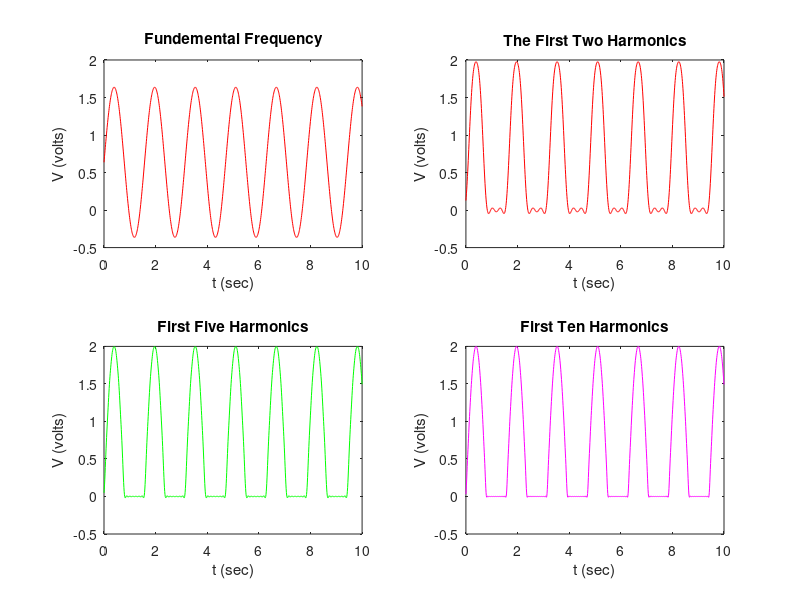

This chart was generated by the following MATLAB code:
%% EE 225 Lab 4

%% Pre-Lab

% Y = 3 + 5*j;
% 
% abs(Y)
% angle(Y)

%----------------------------------

% xx = [ones(1,4),[2:2:11],zeros(1,3)]
% xx(3:7)
% length(xx)
% xx(2:2:length(xx))
% 
% xx(3,7) = pi*(1:5)


%% Fourier Series
clear all
format SHORT

No = 32;
To = pi;
n = linspace(0,pi,No);
x = exp(-n/2);

X_f = fft(x,No);
X_f = [conj(X_f(No:-1:2)),X_f];
X_fmag = abs(X_f);
X_fangle = angle(X_f);
k = -No/2+1:No/2-1;

subplot(211)
stem(k,X_fmag(No/2+1:length(X_f)-No/2))
title('Magnitude')

subplot(212)
stem(k,X_fangle(No/2+1:length(X_f)-No/2))
title('Phase')

%% Fourier Transform

%% Part I

clear all
format short

N_pnts = 100; % t goes from -5 to 5

t0 = linspace(-5,(-1-1/10),N_pnts/2.5);
t1 = linspace(-1,0,11);
t2 = linspace((0+1/10),1,N_pnts/10);
t3 = linspace((1+1/10),5,N_pnts/2.5);
t = linspace(-5,5,101);

x_1 = [0*t0 (t1+1) 1 1 1 1 1 1 1 1 1 1 0*t3];

subplot(311)
plot(t,x_1)
title('Piecewise Linear Function')
xlabel('-5 \leq t \leq 5')
ylabel('Amplitude')

X1 = fft(x_1);
X1 = fftshift(X1);
X1mag = abs(X1);
X1mag = X1mag/max(X1mag); %Normalization
X1angle = angle(X1);
X1angle = X1angle/max(X1angle);
F1 = [-length(X1)/2:(length(X1)/2)-1]*100/length(X1);

subplot(312)
plot(F1,X1mag)
xlabel('f (Hz)')
ylabel('Amplitude')

subplot(313)
plot(F1,X1angle)
title('Phase')
xlabel('f (Hz)')
ylabel('Angle')

%% Part II

clear all
format short

N_pnts = 100; % t goes from -5 to 5

t0 = linspace(-5,(0-1/10),N_pnts/2);
t1 = linspace(0,1,N_pnts/10);
t2 = linspace(1,2,N_pnts/10);
t3 = linspace((2+1/10),5,N_pnts/(10/3));
t = linspace(-5,5,100);

x_2 = [0*t0 (t1) 1 1 1 1 1 1 1 1 1 1 0*t3];

subplot(311)
plot(t,x_2)
title('Piecewise Linear Function')
xlabel('-5 \leq t \leq 5')
ylabel('Amplitude')

X2 = fft(x_2);
X2 = fftshift(X2);
X2mag = abs(X2);
X2mag = X2mag/max(X2mag); %Normalization
X2angle = angle(X2);
X2angle = X2angle/max(X2angle);
F2 = [-length(X2)/2:(length(X2)/2)-1]*100/length(X2);

subplot(312)
plot(F2,X2mag)
xlabel('f (Hz)')
ylabel('Amplitude')

subplot(313)
plot(F2,X2angle)
title('Phase')
xlabel('f (Hz)')
ylabel('Angle')

%% Part III

clear all
format short

N_pnts = 100; % t goes from -5 to 5

t0 = linspace(-5,(-3-1/10),N_pnts/5);
t1 = linspace(-3,3,N_pnts/(5/3));
t2 = linspace(3+1/10,5,N_pnts/5);
t = linspace(-5,5,100);


x_3 = [0*t0 ones(1,60) 0*t2];

subplot(311)
plot(t,x_3)
title('Piecewise Linear Function')
xlabel('-5 \leq t \leq 5')
ylabel('Amplitude')

X3 = fft(x_3);
X3 = fftshift(X3);
X3mag = abs(X3);
X3mag = X3mag/max(X3mag); %Normalization
X3angle = angle(X3);
X3angle = X3angle/max(X3angle);
F3 = [-length(X3)/2:(length(X3)/2)-1]*100/length(X3);

subplot(312)
plot(F3,X3mag)
xlabel('f (Hz)')
ylabel('Amplitude')

subplot(313)
plot(F3,X3angle)
title('Phase')
xlabel('f (Hz)')
ylabel('Angle')


%% Part IV
clear all
format short

N_pnts = 100; % t goes from -5 to 5

t0 = linspace(-5,(-1-1/10),N_pnts/2.5);
t1 = linspace(-1,1,N_pnts/5);
t2 = linspace(1+1/10,5,N_pnts/2.5);
t = linspace(-5,5,100);


x_4 = [0*t0 ones(1,20) 0*t2];

subplot(311)
plot(t,x_4)
title('Piecewise Linear Function')
xlabel('-5 \leq t \leq 5')
ylabel('Amplitude')

X4 = fft(x_4);
X4 = fftshift(X4);
X4mag = abs(X4);
X4mag = X4mag/max(X4mag); %Normalization
X4angle = angle(X4);
X4angle = X4angle/max(X4angle);
F4 = [-length(X4)/2:(length(X4)/2)-1]*100/length(X4);

subplot(312)
plot(F4,X4mag)
xlabel('f (Hz)')
ylabel('Amplitude')

subplot(313)
plot(F4,X4angle)
title('Phase')
xlabel('f (Hz)')
ylabel('Angle')

%% Circuit Anlaysis

%% Sawtooth Wave
clear all
format SHORTE
t = linspace(0,10,100);
sin_val = sin(t);
yDC = 0.5 + sin(t)/pi;
yh = zeros(10,100);
yh(1,:) = yDC;

for k=2:10
    yh(k,:) = sin(k*t)/(k*pi);
end

%The Fundemental Frequency
subplot(221)
plot(t,yDC,'b')
title('First Harmonic')
xlabel('t (sec)')
ylabel('V (volts)')
grid on

%The first two harmonics

y2 = yDC + yh(2,:);

subplot(222)
plot(t,y2,'r')
title('First Two Harmonics')
xlabel('t (sec)')
ylabel('V (volts)')
grid on

%The first five harmonics
y5 = yDC;
for k=2:5
    y5 = y5 + yh(k,:);
end
subplot(223)
plot(t,y5,'g')
title('First Five Harmonics')
xlabel('t (sec)')
ylabel('V (volts)')
grid on

%The first ten harmonics
y10 = yDC;
for k=2:10
    y10 = y10 + yh(k,:);
end
subplot(224)
plot(t,y10,'m')
title('First Ten Harmonics')
xlabel('t (sec)')
ylabel('V (volts)')
grid on

%% Square Wave
t = linspace(0,10,1000);
Amp = 5;
zero = zeros(1,1000);
yh = zeros(10,1000);

for k=1:10
    yh(k,:) = (4*Amp/pi)*(1/((2*k)-1))*sin((2*k-1)*t);
end

%The Fundemental Frequency

y = yh(1,:);

subplot(221)
plot(t,y,'r')
title('Fundemental Frequency')
xlabel('t (sec)')
ylabel('V (volts)')

%The first two harmonics
y2 = zero;
for k = 1:2
 y2 = y2 + yh(k,:);
end

subplot(222)
plot(t,y2,'r')
title('The First Two Harmonics')
xlabel('t (sec)')
ylabel('V (volts)')

%The first five harmonics
y5 = zero;
for k=1:6
    y5 = y5 + yh(k,:);
end
subplot(223)
plot(t,y5,'g')
title('First Five Harmonics')
xlabel('t (sec)')
ylabel('V (volts)')

%The first ten harmonics
y10 = zero;
for k=1:10
    y10 = y10 + yh(k,:);
end
subplot(224)
plot(t,y10,'m')
title('First Ten Harmonics')
xlabel('t (sec)')
ylabel('V (volts)')

%% Full-wave Rectified Sine
t = linspace(0,10,1000);
Amp = 2;
yh = zeros(10,1000);
yDC = 2*Amp/pi;

for k=1:10
    yh(k,:) = -(4*Amp/pi)*(1/((4*k^2)-1))*cos(4*k*t);
end

%The Fundemental Frequency

y = yDC + yh(1,:);

subplot(221)
plot(t,y,'r')
title('Fundemental Frequency')
xlabel('t (sec)')
ylabel('V (volts)')


%The first two harmonics
y2 = yDC;
for k = 1:2
 y2 = y2 + yh(k,:);
end

subplot(222)
plot(t,y2,'r')
title('The First Two Harmonics')
xlabel('t (sec)')
ylabel('V (volts)')

%The first five harmonics
y5 = yDC;
for k=1:6
    y5 = y5 + yh(k,:);
end
subplot(223)
plot(t,y5,'g')
title('First Five Harmonics')
xlabel('t (sec)')
ylabel('V (volts)')

%The first ten harmonics
y10 = yDC;
for k=1:10
    y10 = y10 + yh(k,:);
end
subplot(224)
plot(t,y10,'m')
title('First Ten Harmonics')
xlabel('t (sec)')
ylabel('V (volts)')

%% Full-wave Rectified Sine
t = linspace(0,10,1000);
Amp = 2;
yh = zeros(10,1000);
y1 = Amp/pi + Amp*sin(4*t)/2;

for k=1:10
    yh(k,:) = -(2*Amp/pi)*(1/((4*k^2)-1))*cos(2*4*k*t);
end

%The Fundemental Frequency

y = y1;

subplot(221)
plot(t,y,'r')
title('Fundemental Frequency')
xlabel('t (sec)')
ylabel('V (volts)')


%The first two harmonics
y2 = y;
for k = 1:2
 y2 = y2 + yh(k,:);
end

subplot(222)
plot(t,y2,'r')
title('The First Two Harmonics')
xlabel('t (sec)')
ylabel('V (volts)')

%The first five harmonics
y5 = y;
for k=1:6
    y5 = y5 + yh(k,:);
end
subplot(223)
plot(t,y5,'g')
title('First Five Harmonics')
xlabel('t (sec)')
ylabel('V (volts)')

%The first ten harmonics
y10 = y;
for k=1:10
    y10 = y10 + yh(k,:);
end
subplot(224)
plot(t,y10,'m')
title('First Ten Harmonics')
xlabel('t (sec)')
ylabel('V (volts)')